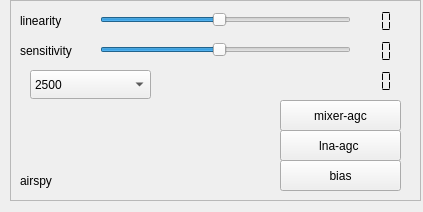
<?xml version="1.0" encoding="UTF-8"?>
<ui version="4.0">
 <class>airspyWidget</class>
 <widget class="QWidget" name="airspyWidget">
  <property name="geometry">
   <rect>
    <x>0</x>
    <y>0</y>
    <width>423</width>
    <height>212</height>
   </rect>
  </property>
  <property name="windowTitle">
   <string>Form</string>
  </property>
  <widget class="QFrame" name="contents">
   <property name="geometry">
    <rect>
     <x>10</x>
     <y>0</y>
     <width>411</width>
     <height>201</height>
    </rect>
   </property>
   <property name="frameShape">
    <enum>QFrame::StyledPanel</enum>
   </property>
   <property name="frameShadow">
    <enum>QFrame::Raised</enum>
   </property>
   <widget class="QLabel" name="label">
    <property name="geometry">
     <rect>
      <x>10</x>
      <y>170</y>
      <width>101</width>
      <height>21</height>
     </rect>
    </property>
    <property name="text">
     <string>airspy</string>
    </property>
   </widget>
   <widget class="QSlider" name="linearitySlider">
    <property name="geometry">
     <rect>
      <x>90</x>
      <y>10</y>
      <width>251</width>
      <height>20</height>
     </rect>
    </property>
    <property name="maximum">
     <number>21</number>
    </property>
    <property name="value">
     <number>10</number>
    </property>
    <property name="orientation">
     <enum>Qt::Horizontal</enum>
    </property>
   </widget>
   <widget class="QLabel" name="label_2">
    <property name="geometry">
     <rect>
      <x>10</x>
      <y>10</y>
      <width>71</width>
      <height>21</height>
     </rect>
    </property>
    <property name="text">
     <string>linearity</string>
    </property>
   </widget>
   <widget class="QSlider" name="sensitivitySlider">
    <property name="geometry">
     <rect>
      <x>90</x>
      <y>40</y>
      <width>251</width>
      <height>20</height>
     </rect>
    </property>
    <property name="maximum">
     <number>21</number>
    </property>
    <property name="value">
     <number>10</number>
    </property>
    <property name="orientation">
     <enum>Qt::Horizontal</enum>
    </property>
   </widget>
   <widget class="QLabel" name="label_3">
    <property name="geometry">
     <rect>
      <x>10</x>
      <y>40</y>
      <width>71</width>
      <height>21</height>
     </rect>
    </property>
    <property name="text">
     <string>sensitivity</string>
    </property>
   </widget>
   <widget class="QPushButton" name="lnaButton">
    <property name="geometry">
     <rect>
      <x>270</x>
      <y>130</y>
      <width>121</width>
      <height>31</height>
     </rect>
    </property>
    <property name="text">
     <string>lna-agc </string>
    </property>
   </widget>
   <widget class="QPushButton" name="mixerButton">
    <property name="geometry">
     <rect>
      <x>270</x>
      <y>100</y>
      <width>121</width>
      <height>31</height>
     </rect>
    </property>
    <property name="text">
     <string>mixer-agc</string>
    </property>
   </widget>
   <widget class="QLabel" name="displaySerial">
    <property name="geometry">
     <rect>
      <x>20</x>
      <y>150</y>
      <width>241</width>
      <height>21</height>
     </rect>
    </property>
    <property name="text">
     <string/>
    </property>
   </widget>
   <widget class="QPushButton" name="biasButton">
    <property name="geometry">
     <rect>
      <x>270</x>
      <y>160</y>
      <width>121</width>
      <height>31</height>
     </rect>
    </property>
    <property name="text">
     <string>bias</string>
    </property>
   </widget>
   <widget class="QLCDNumber" name="lnaDisplay">
    <property name="geometry">
     <rect>
      <x>340</x>
      <y>10</y>
      <width>64</width>
      <height>23</height>
     </rect>
    </property>
    <property name="frameShape">
     <enum>QFrame::NoFrame</enum>
    </property>
    <property name="digitCount">
     <number>2</number>
    </property>
    <property name="segmentStyle">
     <enum>QLCDNumber::Flat</enum>
    </property>
   </widget>
   <widget class="QLCDNumber" name="mixerDisplay">
    <property name="geometry">
     <rect>
      <x>340</x>
      <y>40</y>
      <width>64</width>
      <height>23</height>
     </rect>
    </property>
    <property name="frameShape">
     <enum>QFrame::NoFrame</enum>
    </property>
    <property name="digitCount">
     <number>2</number>
    </property>
    <property name="segmentStyle">
     <enum>QLCDNumber::Flat</enum>
    </property>
   </widget>
   <widget class="QLCDNumber" name="vgaDisplay">
    <property name="geometry">
     <rect>
      <x>340</x>
      <y>70</y>
      <width>64</width>
      <height>23</height>
     </rect>
    </property>
    <property name="frameShape">
     <enum>QFrame::NoFrame</enum>
    </property>
    <property name="digitCount">
     <number>2</number>
    </property>
    <property name="segmentStyle">
     <enum>QLCDNumber::Flat</enum>
    </property>
   </widget>
   <widget class="QComboBox" name="rateSelector">
    <property name="geometry">
     <rect>
      <x>20</x>
      <y>70</y>
      <width>121</width>
      <height>29</height>
     </rect>
    </property>
    <item>
     <property name="text">
      <string>2500</string>
     </property>
    </item>
   </widget>
  </widget>
 </widget>
 <resources/>
 <connections/>
</ui>
